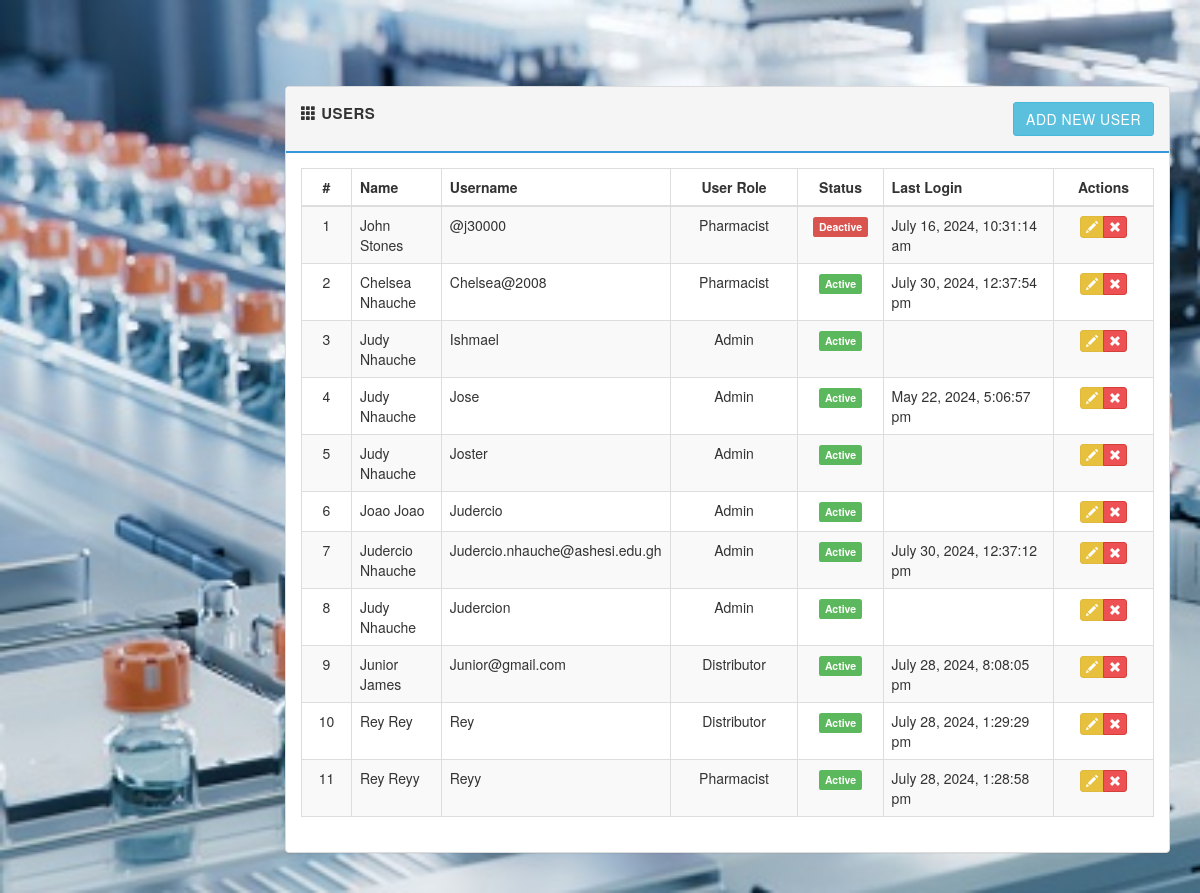
The page /users.php on the database its author committed.
### tables this page shows
CREATE TABLE `users` (
  `id` int(11) NOT NULL,
  `first_name` varchar(30) NOT NULL,
  `last_name` varchar(30) NOT NULL,
  `username` varchar(50) NOT NULL,
  `password` varchar(255) NOT NULL,
  `user_level` int(11) NOT NULL,
  `image` varchar(255) DEFAULT 'no_image.jpg',
  `status` int(1) NOT NULL,
  `last_login` datetime DEFAULT NULL
);

CREATE TABLE `user_groups` (
  `id` int(11) NOT NULL,
  `group_name` varchar(150) NOT NULL,
  `group_level` int(11) NOT NULL,
  `group_status` int(1) NOT NULL
);

### includes/sql.php (called while the page is built, shortened)
<?php
function find_by_sql($sql)
{
  global $db;
  $result = $db->query($sql);
  $result_set = $db->while_loop($result);
 return $result_set;
}
  function find_all_user(){
      $sql = "SELECT u.id,u.first_name,last_name,u.username,u.user_level,u.status,u.last_login,";
      $sql .="g.group_name ";
      $sql .="FROM users u ";
      $sql .="LEFT JOIN user_groups g ";
      $sql .="ON g.group_level=u.user_level ORDER BY u.username ASC";
      $result = find_by_sql($sql);
      return $result;
  }
?>

### includes/database.php (called while the page is built, shortened)
<?php
class MySqli_DB {
    private $con;
    public $query_id;
public function db_connect()
{
  $this->con = mysqli_connect(DB_HOST,DB_USER,DB_PASS);
  if(!$this->con)
         {
           die(" Database connection failed:". mysqli_connect_error());
         } else {
           $select_db = $this->con->select_db(DB_NAME);
         }
}
public function query($sql)
   {
      if (trim($sql != "")) {
          $this->query_id = $this->con->query($sql);
      }
       return $this->query_id;
   }
public function fetch_array($statement)
{
  return mysqli_fetch_array($statement);
}
public function while_loop($loop){
   $results = array();
   while ($result = $this->fetch_array($loop)) {
      $results[] = $result;
   }
 return $results;
}
}
$db = new MySqli_DB();
?>

### includes/functions.php (called while the page is built, shortened)
<?php
function remove_junk($string) {
  if(is_array($string)) {
      $cleaned_strings = array();
      foreach($string as $str) {
          $cleaned_strings[] = trim($str);
      }
      return $cleaned_strings;
  } else {
      return trim($string);
  }
}
function read_date($str){
     if($str)
      return date('F j, Y, g:i:s a', strtotime($str));
     else
      return null;
  }
function count_id(){
  static $count = 1;
  return $count++;
}
?>

### users.php (the view, shortened to what this page needs)
<?php
 $all_users = find_all_user();
?>
<?php include_once('layouts/header.php'); ?>
<div class="row">
   <div class="col-md-12">
   </div>
</div>
<div class="row">
  <div class="col-md-12">
    <div class="panel panel-default">
      <div class="panel-heading clearfix">
        <strong>
          <span class="glyphicon glyphicon-th"></span>
          <span>Users</span>
       </strong>
         <a href="add_user.php" class="btn btn-info pull-right">Add New User</a>
      </div>
     <div class="panel-body">
      <table class="table table-bordered table-striped">
        <thead>
          <tr>
            <th class="text-center" style="width: 50px;">#</th>
            <th>Name </th>
            <th>Username</th>
            <th class="text-center" style="width: 15%;">User Role</th>
            <th class="text-center" style="width: 10%;">Status</th>
            <th style="width: 20%;">Last Login</th>
            <th class="text-center" style="width: 100px;">Actions</th>
          </tr>
        </thead>
        <tbody>
        <?php foreach($all_users as $a_user): ?>
          <tr>
           <td class="text-center"><?php echo count_id();?></td>
           <td><?php echo remove_junk(ucwords($a_user['first_name'] . ' ' . $a_user['last_name']))?></td>
           <td><?php echo remove_junk(ucwords($a_user['username']))?></td>
           <td class="text-center"><?php echo remove_junk(ucwords($a_user['group_name']))?></td>
           <td class="text-center">
           <?php if($a_user['status'] === '1'): ?>
            <span class="label label-success"><?php echo "Active"; ?></span>
          <?php else: ?>
            <span class="label label-danger"><?php echo "Deactive"; ?></span>
          <?php endif;?>
           </td>
           <td><?php echo read_date($a_user['last_login'])?></td>
           <td class="text-center">
             <div class="btn-group">
                <a href="edit_user.php?id=<?php echo (int)$a_user['id'];?>" class="btn btn-xs btn-warning" data-toggle="tooltip" title="Edit">
                  <i class="glyphicon glyphicon-pencil"></i>
               </a>
                <a href="delete_user.php?id=<?php echo (int)$a_user['id'];?>" class="btn btn-xs btn-danger" data-toggle="tooltip" title="Remove">
                  <i class="glyphicon glyphicon-remove"></i>
                </a>
                </div>
           </td>
          </tr>
        <?php endforeach;?>
       </tbody>
     </table>
     </div>
    </div>
  </div>
</div>
  <?php include_once('layouts/footer.php'); ?>

### layouts/header.php (shortened to what this page needs)
<!DOCTYPE html>
  <html lang="en">
    <head>
    <link rel="stylesheet" href="https://maxcdn.bootstrapcdn.com/bootstrap/3.3.4/css/bootstrap.min.css"/>
    <link rel="stylesheet" href="//cdnjs.cloudflare.com/ajax/libs/bootstrap-datepicker/1.3.0/css/datepicker3.min.css" />
    <link rel="stylesheet" href="libs/css/main.css" />
  </head>
  <body>
<div class="page">
  <div class="container-fluid">

### layouts/footer.php (shortened to what this page needs)
     </div>
    </div>
  </body>
</html>

### libs/css/main.css (style rules this page uses)
body { font-family: 'Helvetica Neue', Helvetica, Arial, sans-serif; font-weight: 400; overflow-x: hidden; overflow-y: auto; background: #f1f2f7; height: 100%; width: 100%; }
a { color: #777; text-decoration: none; }
.page { position: relative; display: block; top: 50px; left: 0; padding: 35px 15px 20px 270px; }
.panel-default >.panel-heading { background-color: #f5f5f5; border-bottom: 2px solid #3498DB; font-size: 15px; text-transform: uppercase; letter-spacing: .5px; padding: 15px; }
.btn { border-radius: 3px; -webkit-transition: all 300ms ease-in-out; -moz-transition: all 300ms ease-in-out; transition: all 300ms ease-in-out; }
.btn-warning { background-color: #e7c13e; border-color: #dfba3c; }
.btn-danger { background-color: #ed5153 }

### layouts/header.php (style rules this page uses)
body { background-image: url('libs/images/Medi22.jpeg'); background-size: cover; background-repeat: no-repeat; background-attachment: fixed; }

### rows shown on the page
users: count_id "1", first_name+last_name "John Stones", username "@j30000", user_level.group_name "Pharmacist", status "Deactive", last_login "July 16, 2024, 10:31:14 am"
users: count_id "2", first_name+last_name "Chelsea Nhauche", username "Chelsea@2008", user_level.group_name "Pharmacist", status "Active", last_login "July 30, 2024, 12:37:54 pm"
users: count_id "3", first_name+last_name "Judy Nhauche", username "Ishmael", user_level.group_name "Admin", status "Active"
users: count_id "4", first_name+last_name "Judy Nhauche", username "Jose", user_level.group_name "Admin", status "Active", last_login "May 22, 2024, 5:06:57 pm"
users: count_id "5", first_name+last_name "Judy Nhauche", username "Joster", user_level.group_name "Admin", status "Active"
users: count_id "6", first_name+last_name "Joao Joao", username "Judercio", user_level.group_name "Admin", status "Active"
users: count_id "7", first_name+last_name "Judercio Nhauche", username "Judercio.nhauche@ashesi.edu.gh", user_level.group_name "Admin", status "Active", last_login "July 30, 2024, 12:37:12 pm"
users: count_id "8", first_name+last_name "Judy Nhauche", username "Judercion", user_level.group_name "Admin", status "Active"
users: count_id "9", first_name+last_name "Junior James", username "Junior@gmail.com", user_level.group_name "Distributor", status "Active", last_login "July 28, 2024, 8:08:05 pm"
users: count_id "10", first_name+last_name "Rey Rey", username "Rey", user_level.group_name "Distributor", status "Active", last_login "July 28, 2024, 1:29:29 pm"
users: count_id "11", first_name+last_name "Rey Reyy", username "Reyy", user_level.group_name "Pharmacist", status "Active", last_login "July 28, 2024, 1:28:58 pm"
